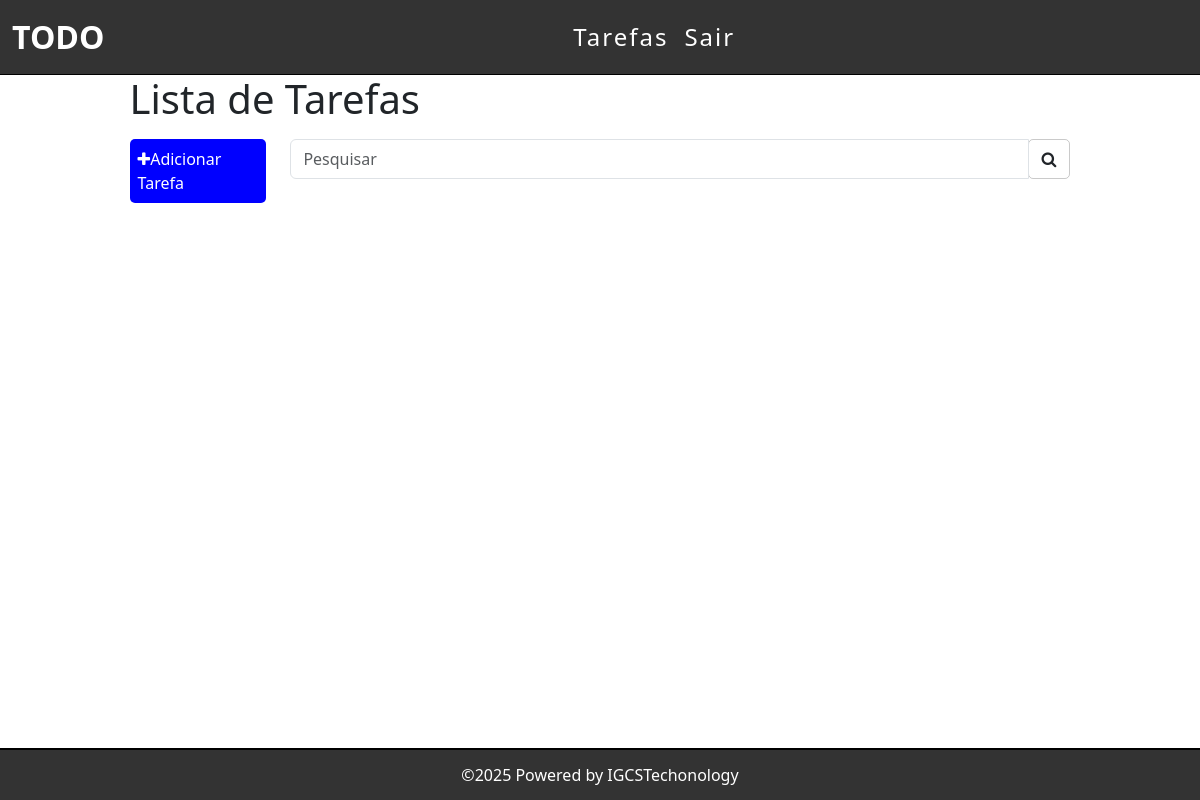
Page / (signed in) on the earlier database version.
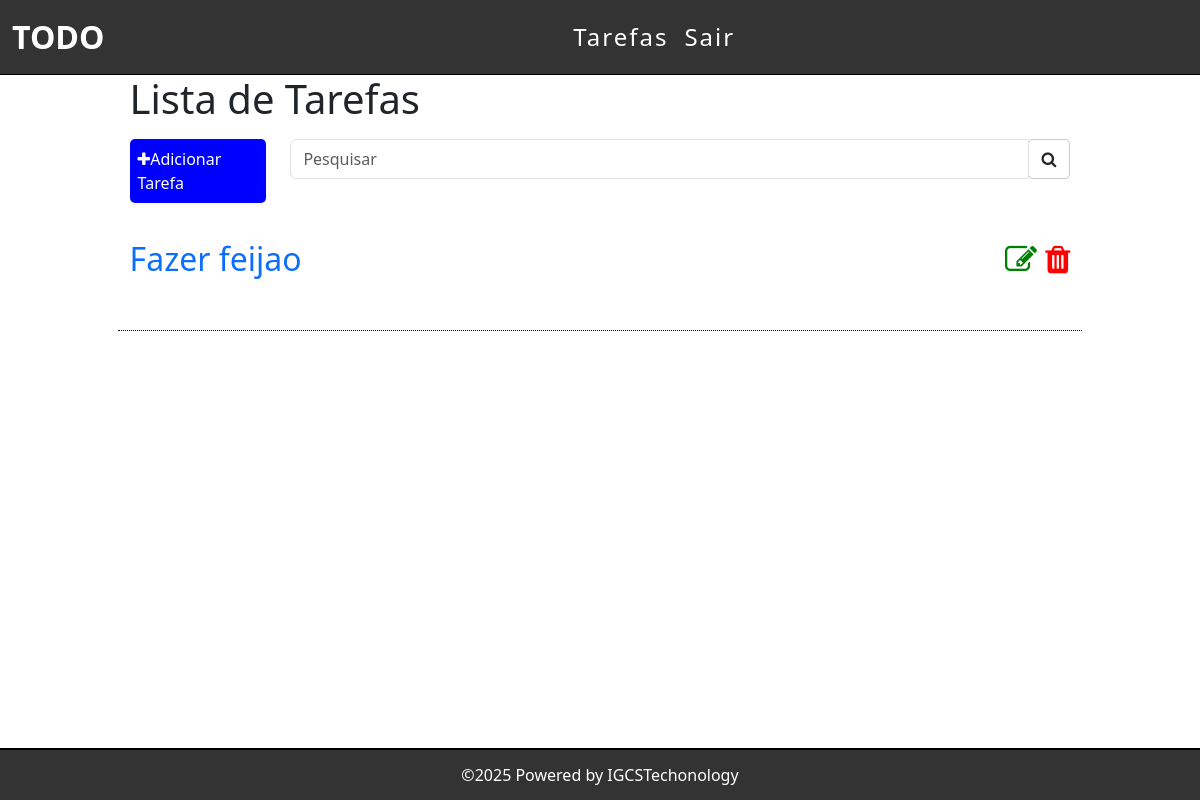
Same page on the later database version.
### tarefas/models.py (models this page shows, shortened)
class Tarefas(models.Model):
    titulo = models.CharField(max_length=255)
    descricao = models.TextField()
    usuario = models.ForeignKey(get_user_model(), on_delete=models.CASCADE)
    created_at = models.DateTimeField(auto_now_add=True)
    update_at = models.DateTimeField(auto_now=True)

### tarefas/views.py (the view)
# urls.py: path('', views.listaTarefa, name='lista-tarefas'),
@login_required
def listaTarefa(request):
    tarefas_list = Tarefas.objects.all().order_by('-created_at').filter(usuario=request.user)
    return render(request, 'tarefas/list.html', {'tarefas':tarefas_list})

### templates/tarefas/list.html (shortened to what this page needs)
 {% extends 'base.html'%}
 {%block content%}
        <div class="list-div">
            <h1>Lista de Tarefas</h1>
            <div class="row barra">
                <div class="col-sm-2">
                    <a id="add-button" href="novaTarefa/">
                        <div class="add-div">
                            <i class="fa fa-plus"></i>Adicionar Tarefa
                        </div>
                    </a>
                </div>
                <div class="col-sm-10">
                    <form method="get" id="search-form">
                        <div class="input-group">
                            <input type="text" class="form-control" placeholder="Pesquisar" name="search" value="">
                            <div class="input-group-btn">
                                <button class="btn btn-default" id="search-btn" type="submit"><i class="fa fa-search"></i></button>
                            </div>
                        </div>
                    </form>
                </div>
            </div>
            {% for tarefa in tarefas %}
            <div class="row item">
                <div class="col-sm-10">
                    <span><a class="link" href="/tarefa/{{tarefa.id}}">{{tarefa.titulo}}</a></span>
                </div>
                <div class="col-sm-2 icones">
                    <a href="edit/{{tarefa.id}}"><span><i class="fa fa-edit"></i></span></a>
                    <a href="delete/{{tarefa.id}}" class="delete-btn"><span><i class="fa fa-trash"></i></span></a>
                </div>
            </div>
            {% endfor%}
        </div>
    {%endblock%}

Differences in the rows shown:
added Tarefas: titulo "Fazer feijao"
